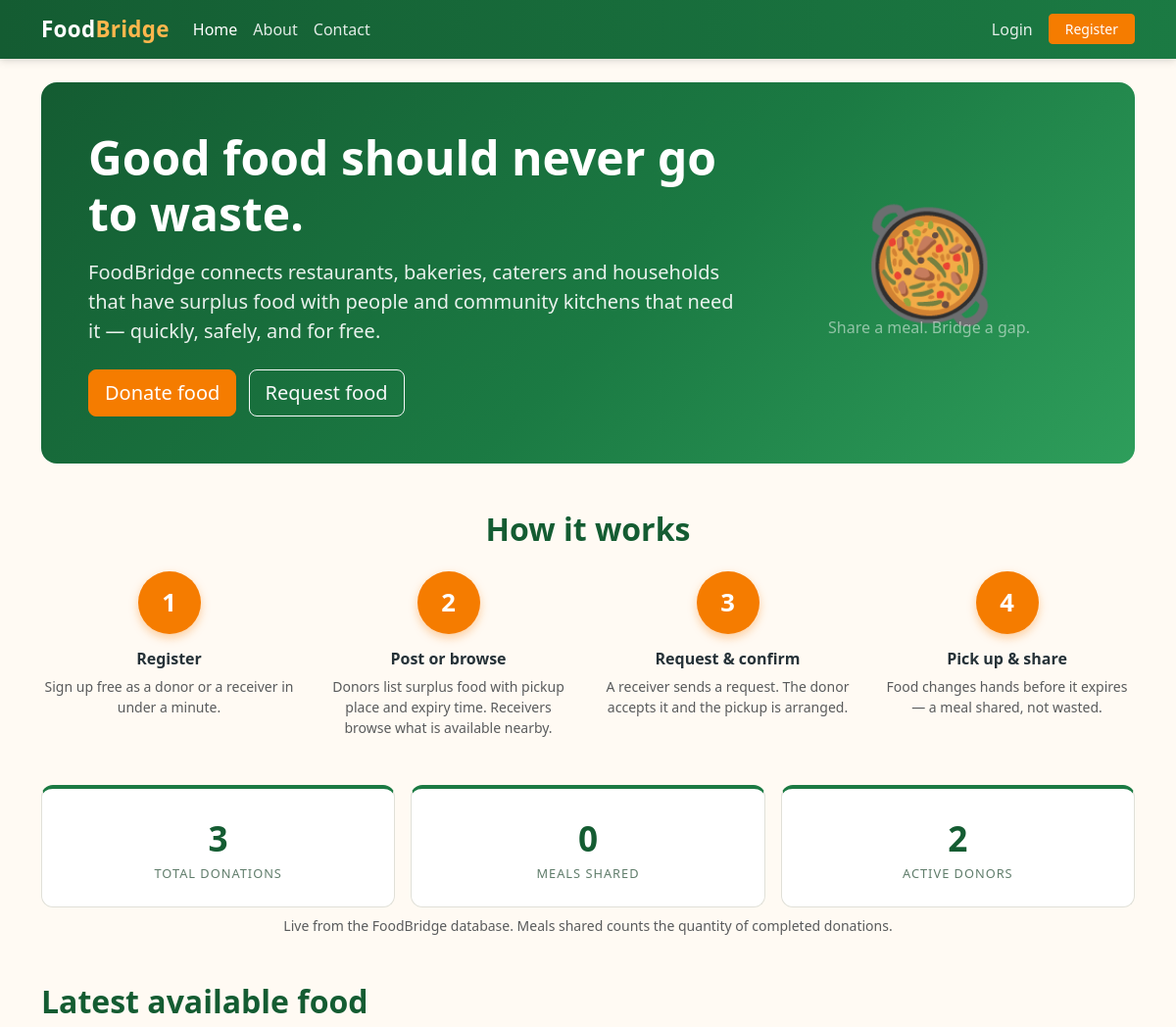
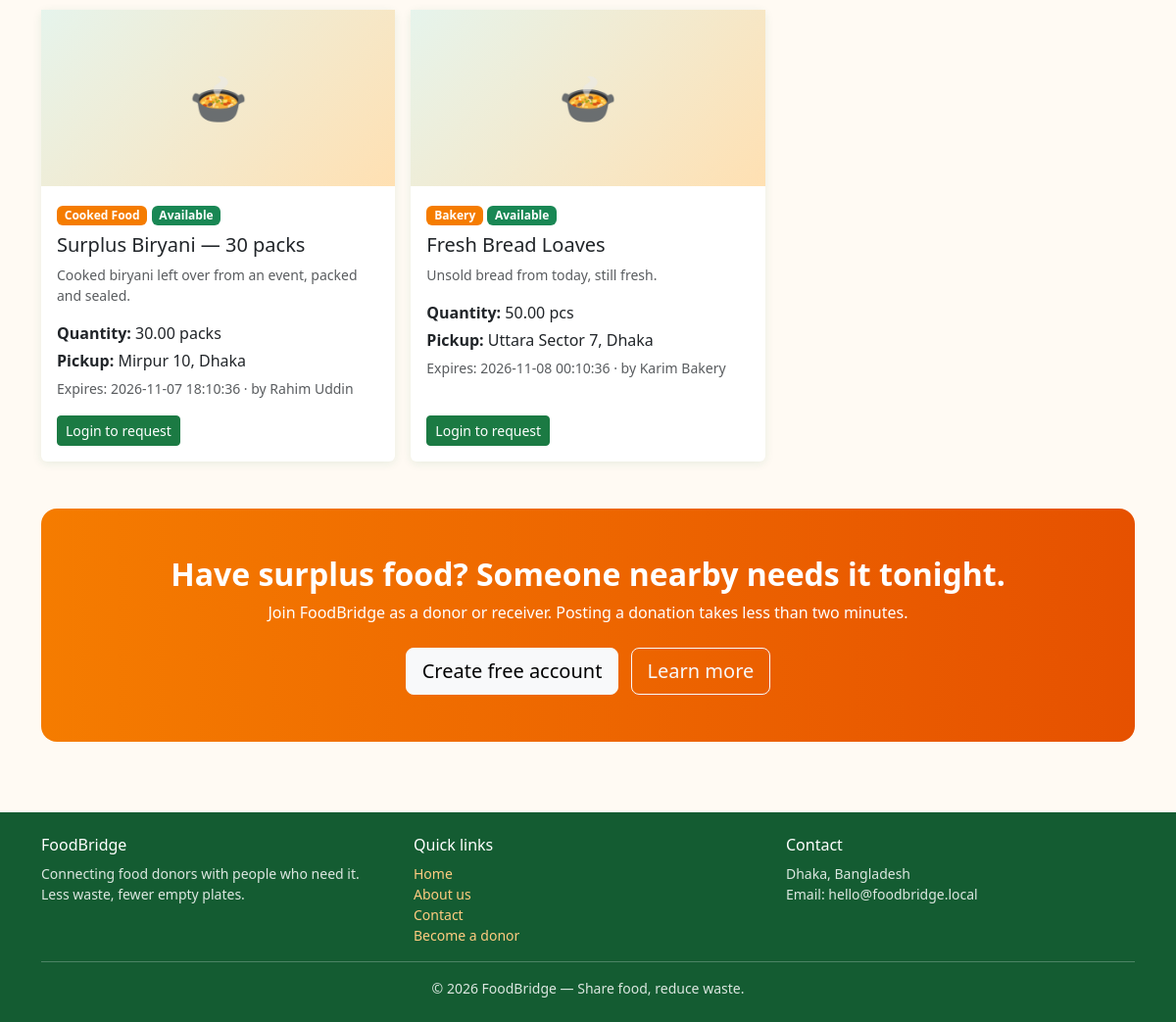
The page / on the database its author committed (2 pictures, top to bottom).
### tables this page shows
CREATE TABLE IF NOT EXISTS food_donations (
    id            INT UNSIGNED AUTO_INCREMENT PRIMARY KEY,
    donor_id      INT UNSIGNED NOT NULL,
    title         VARCHAR(150) NOT NULL,
    description   TEXT         NULL,
    category      VARCHAR(100) NOT NULL,
    quantity      DECIMAL(10, 2) NOT NULL,
    unit          VARCHAR(20)  NOT NULL DEFAULT 'pcs',
    pickup_address VARCHAR(255) NOT NULL,
    expiry_time   DATETIME     NOT NULL,
    image         VARCHAR(255) NULL,                        
    status        ENUM('available', 'requested', 'completed', 'expired') NOT NULL DEFAULT 'available',
    created_at    TIMESTAMP    NOT NULL DEFAULT CURRENT_TIMESTAMP,
    CONSTRAINT fk_donations_donor
        FOREIGN KEY (donor_id) REFERENCES users (id)
        ON DELETE CASCADE ON UPDATE CASCADE
);

CREATE TABLE IF NOT EXISTS users (
    id                INT UNSIGNED AUTO_INCREMENT PRIMARY KEY,
    name              VARCHAR(100) NOT NULL,
    email             VARCHAR(150) NOT NULL UNIQUE,
    password          VARCHAR(255) NOT NULL,               
    phone             VARCHAR(20)  NULL,
    address           VARCHAR(255) NULL,
    role              ENUM('admin', 'donor', 'receiver') NOT NULL DEFAULT 'receiver',
    organization_name VARCHAR(150) NULL,
    is_verified       TINYINT(1)   NOT NULL DEFAULT 0,
    status            ENUM('active', 'inactive', 'suspended') NOT NULL DEFAULT 'active',
    created_at        TIMESTAMP    NOT NULL DEFAULT CURRENT_TIMESTAMP
);

### index.php (the view, shortened to what this page needs)
<?php
require_once __DIR__ . '/config/db.php';
include __DIR__ . '/includes/header.php';
$baseUrl = '/FoodBridge';
$isLoggedIn = !empty($_SESSION['user_id']);
$role = $_SESSION['role'] ?? null;
$totalDonations = (int) $pdo->query('SELECT COUNT(*) FROM food_donations')->fetchColumn();
$mealsShared    = (float) $pdo->query(
    "SELECT COALESCE(SUM(quantity), 0) FROM food_donations WHERE status = 'completed'"
)->fetchColumn();
$activeDonors   = (int) $pdo->query(
    "SELECT COUNT(*) FROM users WHERE role = 'donor' AND status = 'active'"
)->fetchColumn();
$stmt = $pdo->query(
    "SELECT fd.*, u.name AS donor_name
     FROM food_donations fd
     JOIN users u ON u.id = fd.donor_id
     WHERE fd.status = 'available'
     ORDER BY fd.created_at DESC
     LIMIT 6"
);
$donations = $stmt->fetchAll();
?>
<section class="fb-hero p-4 p-md-5 mb-5">
    <div class="row align-items-center">
        <div class="col-lg-8">
            <h1 class="display-5 fw-bold mb-3">Good food should never go to waste.</h1>
            <p class="lead mb-4">
                FoodBridge connects restaurants, bakeries, caterers and households that have surplus food
                with people and community kitchens that need it — quickly, safely, and for free.
            </p>
            <?php if ($isLoggedIn): ?>
                <a class="btn btn-fb-orange btn-lg me-2" href="<?= $baseUrl ?>/<?= htmlspecialchars((string) $role, ENT_QUOTES, 'UTF-8') ?>/dashboard.php">Go to my dashboard</a>
            <?php else: ?>
                <a class="btn btn-fb-orange btn-lg me-2" href="<?= $baseUrl ?>/auth/register.php">Donate food</a>
                <a class="btn btn-outline-light btn-lg" href="<?= $baseUrl ?>/auth/register.php">Request food</a>
            <?php endif; ?>
        </div>
        <div class="col-lg-4 text-center d-none d-lg-block">
            <div style="font-size: 7rem; line-height: 1;">&#129368;</div>
            <p class="mb-0 text-white-50">Share a meal. Bridge a gap.</p>
        </div>
    </div>
</section>
<section class="mb-5">
    <h2 class="fb-section-title text-center mb-4">How it works</h2>
    <div class="row g-4 text-center">
        <div class="col-6 col-lg-3">
            <div class="fb-step-circle">1</div>
            <h3 class="h6 fw-bold">Register</h3>
            <p class="text-muted small mb-0">Sign up free as a donor or a receiver in under a minute.</p>
        </div>
        <div class="col-6 col-lg-3">
            <div class="fb-step-circle">2</div>
            <h3 class="h6 fw-bold">Post or browse</h3>
            <p class="text-muted small mb-0">Donors list surplus food with pickup place and expiry time. Receivers browse what is available nearby.</p>
        </div>
        <div class="col-6 col-lg-3">
            <div class="fb-step-circle">3</div>
            <h3 class="h6 fw-bold">Request &amp; confirm</h3>
            <p class="text-muted small mb-0">A receiver sends a request. The donor accepts it and the pickup is arranged.</p>
        </div>
        <div class="col-6 col-lg-3">
            <div class="fb-step-circle">4</div>
            <h3 class="h6 fw-bold">Pick up &amp; share</h3>
            <p class="text-muted small mb-0">Food changes hands before it expires — a meal shared, not wasted.</p>
        </div>
    </div>
</section>
<section class="mb-5">
    <div class="row g-3 text-center">
        <div class="col-4">
            <div class="fb-stat p-3 p-md-4 h-100">
                <div class="fb-stat-number"><?= number_format($totalDonations) ?></div>
                <div class="fb-stat-label">Total donations</div>
            </div>
        </div>
        <div class="col-4">
            <div class="fb-stat p-3 p-md-4 h-100">
                <div class="fb-stat-number"><?= number_format($mealsShared) ?></div>
                <div class="fb-stat-label">Meals shared</div>
            </div>
        </div>
        <div class="col-4">
            <div class="fb-stat p-3 p-md-4 h-100">
                <div class="fb-stat-number"><?= number_format($activeDonors) ?></div>
                <div class="fb-stat-label">Active donors</div>
            </div>
        </div>
    </div>
    <p class="text-center text-muted small mt-2 mb-0">Live from the FoodBridge database. Meals shared counts the quantity of completed donations.</p>
</section>
<section class="mb-5">
    <div class="d-flex justify-content-between align-items-center mb-3">
        <h2 class="fb-section-title mb-0">Latest available food</h2>
    </div>
    <div class="row g-3">
        <?php foreach ($donations as $d): ?>
            <div class="col-md-6 col-lg-4">
                <div class="card card-donation h-100">
                    <?php if (!empty($d['image'])): ?>
                        <img src="<?= $baseUrl ?>/assets/uploads/<?= htmlspecialchars($d['image'], ENT_QUOTES, 'UTF-8') ?>" class="card-img-top" alt="">
                    <?php else: ?>
                        <div class="fb-no-image">&#127858;</div>
                    <?php endif; ?>
                    <div class="card-body d-flex flex-column">
                        <div class="mb-2">
                            <span class="badge badge-fb-category"><?= htmlspecialchars($d['category'], ENT_QUOTES, 'UTF-8') ?></span>
                            <span class="badge bg-success">Available</span>
                        </div>
                        <h3 class="card-title h5"><?= htmlspecialchars($d['title'], ENT_QUOTES, 'UTF-8') ?></h3>
                        <?php if (!empty($d['description'])): ?>
                            <p class="card-text text-muted small"><?= htmlspecialchars($d['description'], ENT_QUOTES, 'UTF-8') ?></p>
                        <?php endif; ?>
                        <p class="card-text mb-1"><strong>Quantity:</strong> <?= htmlspecialchars($d['quantity'], ENT_QUOTES, 'UTF-8') ?> <?= htmlspecialchars($d['unit'], ENT_QUOTES, 'UTF-8') ?></p>
                        <p class="card-text mb-1"><strong>Pickup:</strong> <?= htmlspecialchars($d['pickup_address'], ENT_QUOTES, 'UTF-8') ?></p>
                        <p class="card-text"><small class="text-muted">Expires: <?= htmlspecialchars($d['expiry_time'], ENT_QUOTES, 'UTF-8') ?> &middot; by <?= htmlspecialchars($d['donor_name'], ENT_QUOTES, 'UTF-8') ?></small></p>
                        <div class="mt-auto">
                            <?php if ($isLoggedIn && $role === 'receiver'): ?>
                                <a class="btn btn-fb-green btn-sm" href="<?= $baseUrl ?>/receiver/dashboard.php">Request this food</a>
                            <?php elseif (!$isLoggedIn): ?>
                                <a class="btn btn-fb-green btn-sm" href="<?= $baseUrl ?>/auth/login.php">Login to request</a>
                            <?php endif; ?>
                        </div>
                    </div>
                </div>
            </div>
        <?php endforeach; ?>
    </div>
</section>
<section class="fb-cta p-4 p-md-5 text-center">
    <h2 class="fw-bold mb-2">Have surplus food? Someone nearby needs it tonight.</h2>
    <p class="mb-4">Join FoodBridge as a donor or receiver. Posting a donation takes less than two minutes.</p>
    <?php if (!$isLoggedIn): ?>
        <a class="btn btn-light btn-lg me-2" href="<?= $baseUrl ?>/auth/register.php">Create free account</a>
        <a class="btn btn-outline-light btn-lg" href="<?= $baseUrl ?>/about.php">Learn more</a>
    <?php else: ?>
        <a class="btn btn-light btn-lg" href="<?= $baseUrl ?>/about.php">Learn more about our mission</a>
    <?php endif; ?>
</section>
<?php include __DIR__ . '/includes/footer.php'; ?>

### assets/css/style.css (style rules this page uses)
:root { --fb-green: #1b7a43; --fb-green-dark: #145c32; --fb-green-light: #e6f4ec; --fb-orange: #f57c00; --fb-orange-dark: #e65100; --fb-cream: #fffaf3; }
body { background-color: var(--fb-cream); color: #263238; }
.btn-fb-orange { background-color: var(--fb-orange); border-color: var(--fb-orange); color: #fff; }
.btn-fb-green { background-color: var(--fb-green); border-color: var(--fb-green); color: #fff; }
.fb-hero { background: linear-gradient(135deg, var(--fb-green-dark) 0%, var(--fb-green) 55%, #2e9e5b 100%); color: #fff; border-radius: 1rem; }
.fb-hero .lead { color: rgba(255, 255, 255, 0.9); }
.fb-section-title { color: var(--fb-green-dark); font-weight: 700; }
.fb-step-circle { width: 64px; height: 64px; margin: 0 auto 1rem; border-radius: 50%; background-color: var(--fb-orange); color: #fff; font-size: 1.6rem; font-weight: 700; display: flex; align-items: center; justify-content: center; box-shadow: 0 4px 10px rgba(245, 124, 0, 0.35); }
.fb-stat { background-color: #fff; border: 1px solid #e0e0d8; border-top: 4px solid var(--fb-green); border-radius: 0.75rem; }
.fb-stat .fb-stat-number { font-size: 2.2rem; font-weight: 800; color: var(--fb-green-dark); }
.fb-stat .fb-stat-label { color: #607d6b; text-transform: uppercase; font-size: 0.8rem; letter-spacing: 1px; }
.card-donation { border: none; box-shadow: 0 2px 10px rgba(27, 122, 67, 0.10); transition: transform 0.15s ease, box-shadow 0.15s ease; }
.card-donation .fb-no-image { height: 180px; background: linear-gradient(135deg, var(--fb-green-light), #ffe0b2); display: flex; align-items: center; justify-content: center; font-size: 3rem; }
.badge-fb-category { background-color: var(--fb-orange); color: #fff; }
.fb-cta { background: linear-gradient(90deg, var(--fb-orange) 0%, var(--fb-orange-dark) 100%); color: #fff; border-radius: 1rem; }

### rows shown on the page
food_donations: category "Cooked Food", title "Surplus Biryani — 30 packs", description "Cooked biryani left over from an event, packed and sealed.", quantity "30.00", unit "packs", pickup_address "Mirpur 10, Dhaka", expiry_time "2026-11-07 18:10:36", donor.name "Rahim Uddin"
food_donations: category "Bakery", title "Fresh Bread Loaves", description "Unsold bread from today, still fresh.", quantity "50.00", unit "pcs", pickup_address "Uttara Sector 7, Dhaka", expiry_time "2026-11-08 00:10:36", donor.name "Karim Bakery"

### other values the page prints
$totalDonations "3"
$mealsShared "0"
$activeDonors "2"
